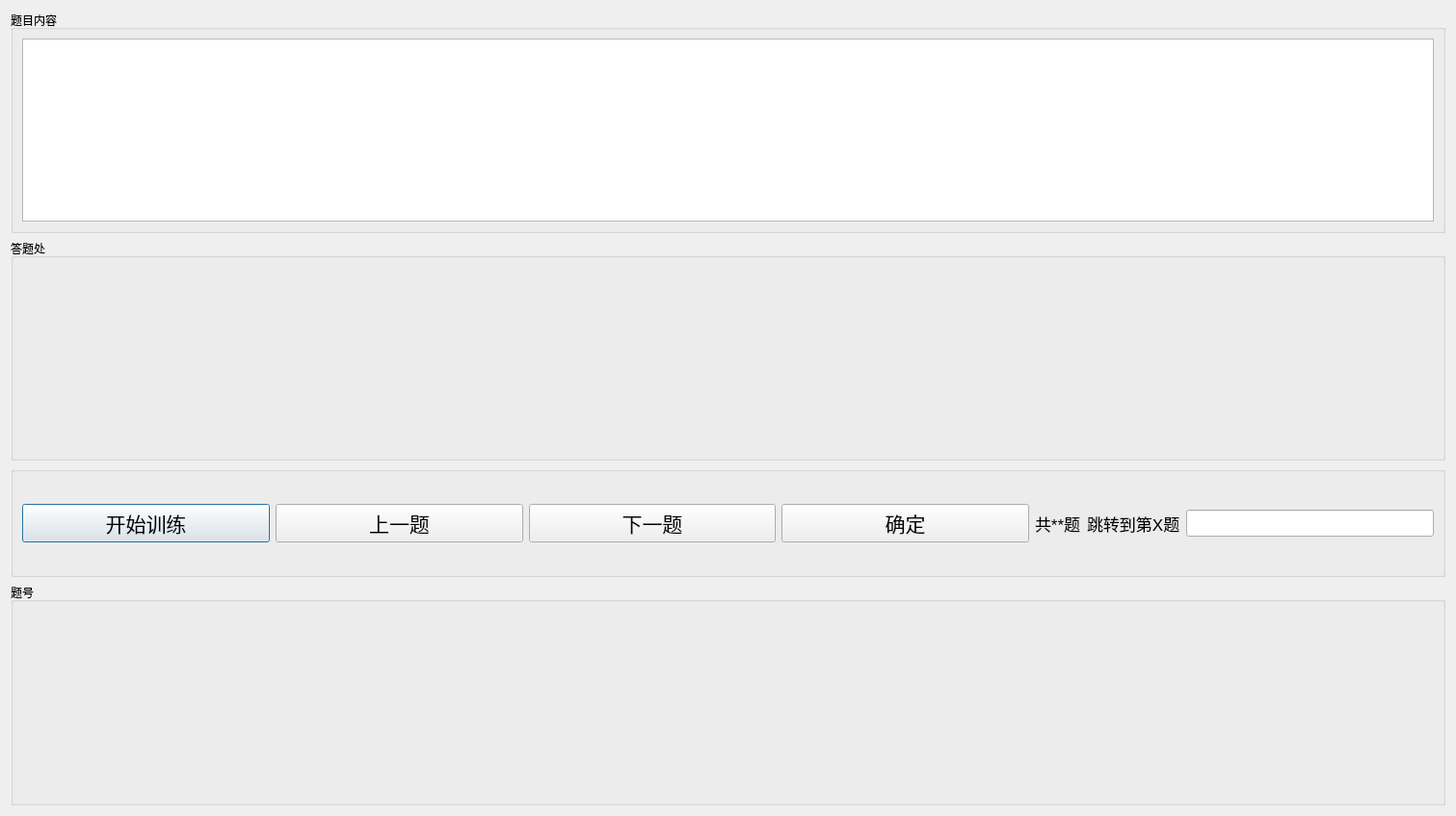
<?xml version="1.0" encoding="UTF-8"?>
<ui version="4.0">
 <class>Dialog</class>
 <widget class="QDialog" name="Dialog">
  <property name="geometry">
   <rect>
    <x>0</x>
    <y>0</y>
    <width>1511</width>
    <height>847</height>
   </rect>
  </property>
  <property name="windowTitle">
   <string>考试</string>
  </property>
  <layout class="QVBoxLayout" name="verticalLayout">
   <item>
    <widget class="QGroupBox" name="groupBox">
     <property name="sizePolicy">
      <sizepolicy hsizetype="Preferred" vsizetype="Preferred">
       <horstretch>0</horstretch>
       <verstretch>4</verstretch>
      </sizepolicy>
     </property>
     <property name="sizeIncrement">
      <size>
       <width>0</width>
       <height>18</height>
      </size>
     </property>
     <property name="title">
      <string>题目内容</string>
     </property>
     <layout class="QHBoxLayout" name="horizontalLayout_2">
      <item>
       <widget class="QTextBrowser" name="textBrowser">
        <property name="font">
         <font>
          <pointsize>14</pointsize>
         </font>
        </property>
       </widget>
      </item>
     </layout>
    </widget>
   </item>
   <item>
    <widget class="QGroupBox" name="groupBox_2">
     <property name="sizePolicy">
      <sizepolicy hsizetype="Preferred" vsizetype="Preferred">
       <horstretch>0</horstretch>
       <verstretch>4</verstretch>
      </sizepolicy>
     </property>
     <property name="title">
      <string>答题处</string>
     </property>
     <widget class="QLabel" name="label_2">
      <property name="geometry">
       <rect>
        <x>450</x>
        <y>90</y>
        <width>331</width>
        <height>41</height>
       </rect>
      </property>
      <property name="font">
       <font>
        <pointsize>13</pointsize>
       </font>
      </property>
      <property name="text">
       <string/>
      </property>
     </widget>
    </widget>
   </item>
   <item>
    <widget class="QGroupBox" name="groupBox_4">
     <property name="sizePolicy">
      <sizepolicy hsizetype="Preferred" vsizetype="Preferred">
       <horstretch>0</horstretch>
       <verstretch>2</verstretch>
      </sizepolicy>
     </property>
     <property name="title">
      <string/>
     </property>
     <property name="alignment">
      <set>Qt::AlignLeading|Qt::AlignLeft|Qt::AlignVCenter</set>
     </property>
     <layout class="QHBoxLayout" name="horizontalLayout">
      <item>
       <widget class="QPushButton" name="pushButton_3">
        <property name="sizePolicy">
         <sizepolicy hsizetype="Expanding" vsizetype="Fixed">
          <horstretch>0</horstretch>
          <verstretch>0</verstretch>
         </sizepolicy>
        </property>
        <property name="font">
         <font>
          <pointsize>16</pointsize>
         </font>
        </property>
        <property name="text">
         <string>开始训练</string>
        </property>
       </widget>
      </item>
      <item>
       <widget class="QPushButton" name="pushButton">
        <property name="sizePolicy">
         <sizepolicy hsizetype="Expanding" vsizetype="Fixed">
          <horstretch>0</horstretch>
          <verstretch>0</verstretch>
         </sizepolicy>
        </property>
        <property name="font">
         <font>
          <pointsize>16</pointsize>
         </font>
        </property>
        <property name="text">
         <string>上一题</string>
        </property>
       </widget>
      </item>
      <item>
       <widget class="QPushButton" name="pushButton_2">
        <property name="sizePolicy">
         <sizepolicy hsizetype="Expanding" vsizetype="Fixed">
          <horstretch>0</horstretch>
          <verstretch>0</verstretch>
         </sizepolicy>
        </property>
        <property name="font">
         <font>
          <pointsize>16</pointsize>
         </font>
        </property>
        <property name="text">
         <string>下一题</string>
        </property>
       </widget>
      </item>
      <item>
       <widget class="QPushButton" name="pushButton_5">
        <property name="sizePolicy">
         <sizepolicy hsizetype="Expanding" vsizetype="Fixed">
          <horstretch>0</horstretch>
          <verstretch>2</verstretch>
         </sizepolicy>
        </property>
        <property name="font">
         <font>
          <pointsize>16</pointsize>
         </font>
        </property>
        <property name="text">
         <string>确定</string>
        </property>
       </widget>
      </item>
      <item>
       <widget class="QLabel" name="label">
        <property name="font">
         <font>
          <pointsize>13</pointsize>
         </font>
        </property>
        <property name="text">
         <string>共**题</string>
        </property>
       </widget>
      </item>
      <item>
       <widget class="QLabel" name="label_3">
        <property name="font">
         <font>
          <pointsize>13</pointsize>
         </font>
        </property>
        <property name="text">
         <string>跳转到第X题</string>
        </property>
       </widget>
      </item>
      <item>
       <widget class="QLineEdit" name="lineEdit">
        <property name="font">
         <font>
          <pointsize>13</pointsize>
         </font>
        </property>
       </widget>
      </item>
     </layout>
    </widget>
   </item>
   <item>
    <widget class="QGroupBox" name="groupBox_3">
     <property name="sizePolicy">
      <sizepolicy hsizetype="Preferred" vsizetype="Preferred">
       <horstretch>0</horstretch>
       <verstretch>4</verstretch>
      </sizepolicy>
     </property>
     <property name="title">
      <string>题号</string>
     </property>
    </widget>
   </item>
  </layout>
 </widget>
 <resources/>
 <connections/>
</ui>
